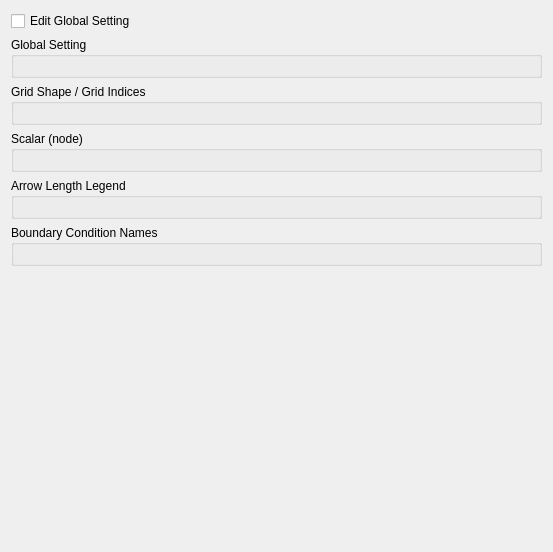
<?xml version="1.0" encoding="UTF-8"?>
<ui version="4.0">
 <class>PreferencePageFontDefault</class>
 <widget class="QWidget" name="PreferencePageFontDefault">
  <property name="geometry">
   <rect>
    <x>0</x>
    <y>0</y>
    <width>553</width>
    <height>552</height>
   </rect>
  </property>
  <property name="windowTitle">
   <string>Form</string>
  </property>
  <layout class="QVBoxLayout" name="verticalLayout_6">
   <item>
    <widget class="QCheckBox" name="globalSettingCheckBox">
     <property name="text">
      <string>Edit Global Setting</string>
     </property>
    </widget>
   </item>
   <item>
    <widget class="QGroupBox" name="globalSettingGroupBox">
     <property name="title">
      <string>Global Setting</string>
     </property>
     <layout class="QVBoxLayout" name="verticalLayout_2">
      <item>
       <widget class="vtkTextPropertySettingWidget" name="globalSettingWidget" native="true"/>
      </item>
     </layout>
    </widget>
   </item>
   <item>
    <widget class="QGroupBox" name="gridShapeGroupBox">
     <property name="title">
      <string>Grid Shape / Grid Indices</string>
     </property>
     <layout class="QVBoxLayout" name="verticalLayout">
      <item>
       <widget class="vtkTextPropertySettingWidget" name="gridShapeWidget" native="true"/>
      </item>
     </layout>
    </widget>
   </item>
   <item>
    <widget class="QGroupBox" name="scalarNodeGroupBox">
     <property name="title">
      <string>Scalar (node)</string>
     </property>
     <layout class="QVBoxLayout" name="verticalLayout_3">
      <item>
       <widget class="vtkTextPropertySettingWidget" name="scalarNodeWidget" native="true"/>
      </item>
     </layout>
    </widget>
   </item>
   <item>
    <widget class="QGroupBox" name="arrowGroupBox">
     <property name="title">
      <string>Arrow Length Legend</string>
     </property>
     <layout class="QVBoxLayout" name="verticalLayout_4">
      <item>
       <widget class="vtkTextPropertySettingWidget" name="arrowWidget" native="true"/>
      </item>
     </layout>
    </widget>
   </item>
   <item>
    <widget class="QGroupBox" name="bcNamesGroupBox">
     <property name="title">
      <string>Boundary Condition Names</string>
     </property>
     <layout class="QVBoxLayout" name="verticalLayout_5">
      <item>
       <widget class="vtkTextPropertySettingWidget" name="bcNamesWidget" native="true"/>
      </item>
     </layout>
    </widget>
   </item>
   <item>
    <spacer name="verticalSpacer">
     <property name="orientation">
      <enum>Qt::Vertical</enum>
     </property>
     <property name="sizeHint" stdset="0">
      <size>
       <width>20</width>
       <height>164</height>
      </size>
     </property>
    </spacer>
   </item>
  </layout>
 </widget>
 <customwidgets>
  <customwidget>
   <class>vtkTextPropertySettingWidget</class>
   <extends>QWidget</extends>
   <header>guibase/vtktextpropertysettingwidget.h</header>
   <container>1</container>
  </customwidget>
 </customwidgets>
 <resources/>
 <connections/>
</ui>
